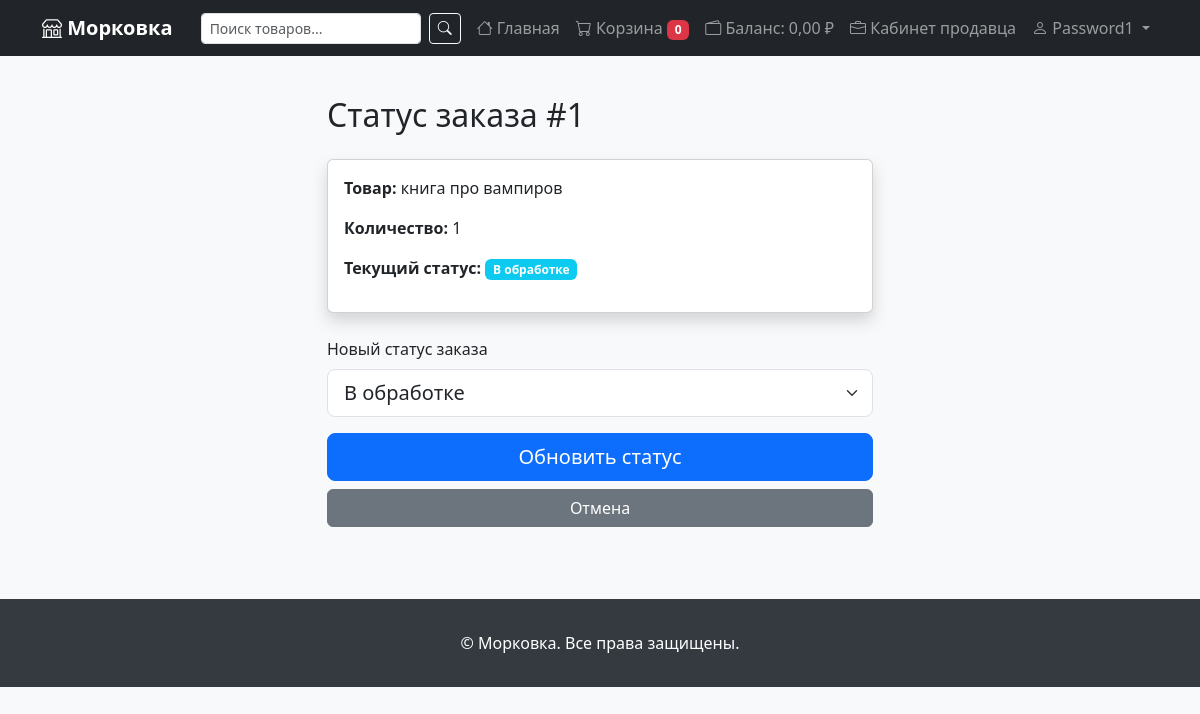
The app's page /vendors/orders/1/status/ (signed in) with its own data.
### marketplace_project/users/models.py (models this page shows, shortened)
class CustomUser(AbstractUser):
    ROLE_CHOICES = (
        ('buyer', 'Покупатель'),
        ('seller', 'Продавец'),
    )
    role = models.CharField(
        max_length=10,
        choices=ROLE_CHOICES,
        default='buyer',
    )
    phone = models.CharField(max_length=20, blank=True, verbose_name='Телефон')
    address = models.TextField(blank=True, verbose_name='Адрес')
    avatar = models.ImageField(
        upload_to='avatars/',
        blank=True,
        null=True,
        verbose_name='Аватар',
    )
    balance = models.DecimalField(
        max_digits=10,
        decimal_places=2,
        default=0,
        verbose_name='Баланс',
    )
    created_at = models.DateTimeField(auto_now_add=True)
    updated_at = models.DateTimeField(auto_now=True)
    class Meta:
        verbose_name = 'Пользователь'
        verbose_name_plural = 'Пользователи'
    @property
    def is_seller(self):
        return self.role == 'seller'

### marketplace_project/orders/models.py (models this page shows, shortened)
class Order(models.Model):
    STATUS_CHOICES = (
        ('new', 'Новый'),
        ('processing', 'В обработке'),
        ('shipped', 'Отправлен'),
        ('delivered', 'Доставлен'),
        ('cancelled', 'Отменён'),
    )
    user = models.ForeignKey(
        settings.AUTH_USER_MODEL,
        on_delete=models.PROTECT,
        related_name='orders',
        verbose_name='Покупатель',
    )
    status = models.CharField(
        max_length=20,
        choices=STATUS_CHOICES,
        default='new',
        verbose_name='Статус',
    )
    total_price = models.DecimalField(
        max_digits=10,
        decimal_places=2,
        default=0,
        verbose_name='Общая сумма',
    )
    shipping_address = models.TextField(verbose_name='Адрес доставки')
    shipping_phone = models.CharField(
        max_length=20,
        blank=True,
        verbose_name='Телефон для связи',
    )
    comment = models.TextField(
        blank=True,
        default='',
        verbose_name='Комментарий к заказу',
    )
    created_at = models.DateTimeField(auto_now_add=True)
    updated_at = models.DateTimeField(auto_now=True)
    class Meta:
        verbose_name = 'Заказ'
        verbose_name_plural = 'Заказы'
        ordering = ['-created_at']

class OrderItem(models.Model):
    order = models.ForeignKey(
        Order,
        on_delete=models.PROTECT,
        related_name='items',
        verbose_name='Заказ',
    )
    product = models.ForeignKey(
        'products.Product',
        on_delete=models.PROTECT,
        related_name='order_items',
        verbose_name='Товар',
    )
    vendor = models.ForeignKey(
        'users.Vendor',
        on_delete=models.PROTECT,
        verbose_name='Продавец',
    )
    quantity = models.PositiveIntegerField(verbose_name='Количество')
    price = models.DecimalField(
        max_digits=10,
        decimal_places=2,
        verbose_name='Цена за единицу',
    )
    class Meta:
        verbose_name = 'Позиция заказа'
        verbose_name_plural = 'Позиции заказа'

### marketplace_project/products/models.py (models this page shows, shortened)
class Product(models.Model):
    name = models.CharField(max_length=200, verbose_name='Название')
    slug = models.SlugField(max_length=200, unique=True, blank=True)
    description = models.TextField(blank=True, verbose_name='Описание')
    price = models.DecimalField(
        max_digits=10,
        decimal_places=2,
        verbose_name='Цена',
    )
    stock = models.PositiveIntegerField(
        default=0,
        verbose_name='Остаток на складе',
    )
    image = models.ImageField(
        upload_to='products/',
        blank=True,
        null=True,
        verbose_name='Изображение',
    )
    is_active = models.BooleanField(default=True, verbose_name='Активен')
    created_at = models.DateTimeField(auto_now_add=True)
    updated_at = models.DateTimeField(auto_now=True)
    vendor = models.ForeignKey(
        'users.Vendor',
        on_delete=models.CASCADE,
        related_name='products',
        verbose_name='Продавец',
    )
    category = models.ForeignKey(
        Category,
        on_delete=models.SET_NULL,
        null=True,
        blank=True,
        related_name='products',
        verbose_name='Категория',
    )
    class Meta:
        verbose_name = 'Товар'
        verbose_name_plural = 'Товары'
        ordering = ['-created_at']
        indexes = [
            models.Index(fields=['slug']),
            models.Index(fields=['-created_at']),
            models.Index(fields=['is_active', '-created_at']),
        ]

### marketplace_project/vendors/views.py (the view, shortened to what this page needs)
# urls.py: path('orders/<int:pk>/status/', views.VendorOrderUpdateView.as_view(), name='order_update'),
class VendorOrderUpdateView(View):
    def get(self, request, *args, **kwargs):
        vendor, _ = Vendor.objects.get_or_create(owner=request.user)
        order_item = get_object_or_404(
            OrderItem.objects.select_related('order'),
            pk=kwargs['pk'],
            vendor=vendor,
        )
        return render(request, 'vendors/order_update.html', {
            'order_item': order_item,
            'order': order_item.order,
            'vendor': vendor,
            'status_choices': Order.STATUS_CHOICES,
        })

### marketplace_project/vendors/templatetags/vendors_tags.py (called while the page is built)
@register.filter
def status_class(value):
    return STATUS_CLASSES.get(str(value), 'secondary')

### templates/vendors/order_update.html (shortened to what this page needs)
{% extends 'base.html' %}
{% load vendors_tags %}
{% block content %}
<div class="row justify-content-center">
    <div class="col-md-6">
        <h2 class="mb-4">Статус заказа #{{ order.id }}</h2>
        <div class="card shadow mb-4">
            <div class="card-body">
                <p><strong>Товар:</strong> {{ order_item.product.name }}</p>
                <p><strong>Количество:</strong> {{ order_item.quantity }}</p>
                <p><strong>Текущий статус:</strong>
                    <span class="badge bg-{{ order_item.order.status|status_class }}">
                        {{ order_item.order.get_status_display }}
                    </span>
                </p>
            </div>
        </div>
        <form method="post">
            <div class="mb-3">
                <label class="form-label">Новый статус заказа</label>
                <select name="status" class="form-select form-select-lg">
                    {% for value, label in status_choices %}
                    <option value="{{ value }}" {% if order.status == value %}selected{% endif %}>
                        {{ label }}
                    </option>
                    {% endfor %}
                </select>
            </div>
            <button type="submit" class="btn btn-primary btn-lg w-100">Обновить статус</button>
            <a href="{% url 'vendors:order_list' %}" class="btn btn-secondary w-100 mt-2">Отмена</a>
        </form>
    </div>
</div>
{% endblock %}

### templates/base.html (shortened to what this page needs)
<!DOCTYPE html>
<html lang="ru">
<head>
    <link href="https://cdn.jsdelivr.net/npm/bootstrap@5.3.3/dist/css/bootstrap.min.css" rel="stylesheet">
    <link href="https://cdn.jsdelivr.net/npm/bootstrap-icons@1.11.3/font/bootstrap-icons.min.css" rel="stylesheet">
</head>
<body>
    <nav class="navbar navbar-expand-lg navbar-dark bg-dark">
        <div class="container">
            <a class="navbar-brand" href="{% url 'store:home' %}">
                <i class="bi bi-shop"></i> Морковка
            </a>
            <div class="collapse navbar-collapse" id="navbarMain">
                <form class="d-flex ms-auto me-2" action="{% url 'store:search' %}" method="GET">
                    <input class="form-control form-control-sm me-2" type="search" name="q"
                           placeholder="Поиск товаров..." value="{{ request.GET.q|default:'' }}">
                    <button class="btn btn-outline-light btn-sm" type="submit">
                        <i class="bi bi-search"></i>
                    </button>
                </form>
                <ul class="navbar-nav">
                    <li class="nav-item">
                        <a class="nav-link" href="{% url 'store:home' %}">
                            <i class="bi bi-house"></i> Главная
                        </a>
                    </li>
                    <li class="nav-item">
                        <a class="nav-link" href="{% url 'cart:summary' %}">
                            <i class="bi bi-cart"></i> Корзина
                            {% if request.session.session_key %}
                            <span class="badge bg-danger" id="cart-count">{{ cart.total_items|default:0 }}</span>
                            {% endif %}
                        </a>
                    </li>
                    {% if user.is_authenticated %}
                    <li class="nav-item">
                        <a class="nav-link" href="{% url 'payments:topup' %}">
                            <i class="bi bi-wallet2"></i> Баланс: {{ user.balance|floatformat:2 }} ₽
                        </a>
                    </li>
                    {% if user.is_seller %}
                        <li class="nav-item">
                            <a class="nav-link" href="{% url 'vendors:dashboard' %}">
                                <i class="bi bi-briefcase"></i> Кабинет продавца
                            </a>
                        </li>
                        {% endif %}
                        <li class="nav-item dropdown">
                            <a class="nav-link dropdown-toggle" href="#" data-bs-toggle="dropdown">
                                <i class="bi bi-person"></i> {{ user.get_username }}
                            </a>
                        </li>
                    {% endif %}
                </ul>
            </div>
        </div>
    </nav>
    <main class="container py-4">
        {% block content %}{% endblock %}
    </main>
    <footer class="footer">
        <div class="container text-center">
            <p class="mb-0">&copy; Морковка. Все права защищены.</p>
        </div>
    </footer>
</body>
</html>

### templates/base.html (style rules this page uses)
body { background-color: #f8f9fa; }
.navbar-brand { font-weight: bold; }
.footer { background: #343a40; color: white; padding: 2rem 0; margin-top: 3rem; }

### records on screen
CustomUser: balance "0,00", get_username "Password1"
Order: id "1", status "В обработке"
OrderItem: product.name "книга про вампиров", quantity "1", order.status "В обработке"

### other values on screen
{{ cart.total_items|default:0 }} "0"
